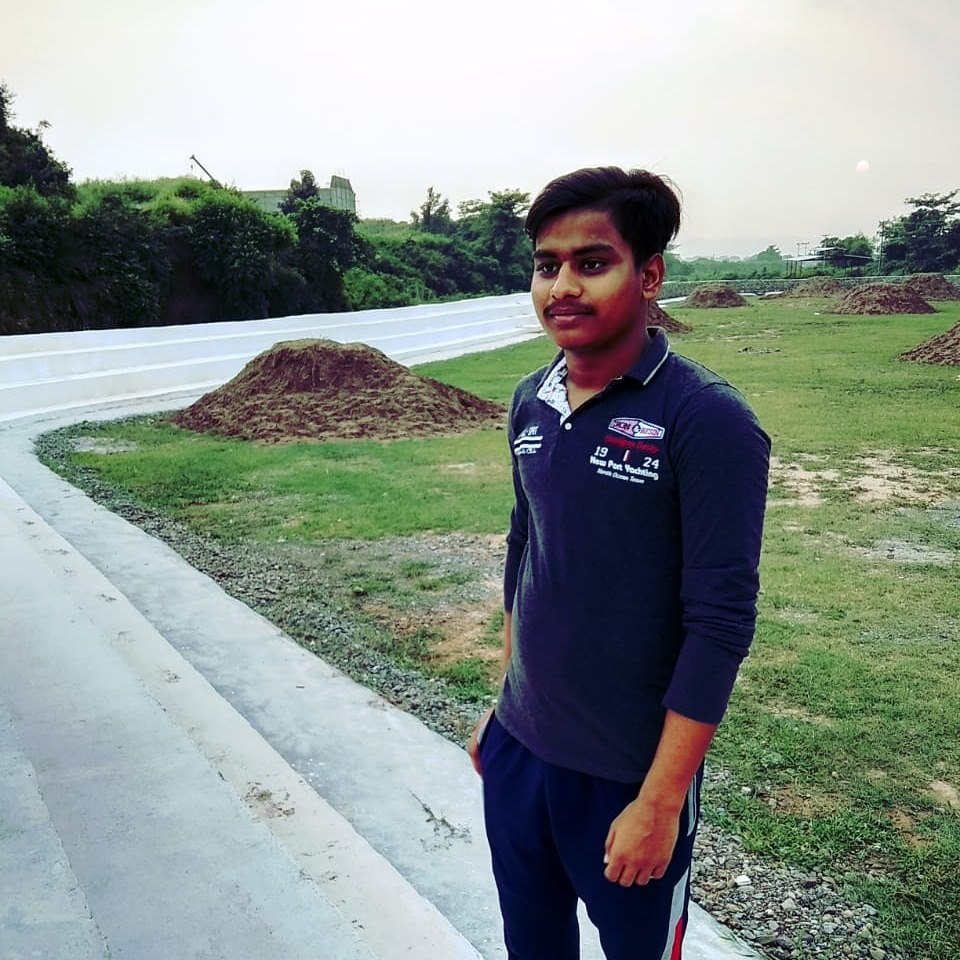
%> input picture me.jpg, 960 x 960 px, given in place of me2.jpg, which was not available
$ octave Experiment2.m   (GNU Octave 9; MATLAB toolbox functions it lacks are replaced by stand-ins)
%> lines starting %> are read from the running program, lines starting %| are printed output that depends on the picture; pictures that were not available may be replaced by others from this repository, and a replacement may not be noted
mygrayimg = imread('me2.jpg');
%> mygrayimg is the input picture: size 960x960x3 uint8; mean R, G, B 137.4, 147, 141.2
scaledimageA = imresize(mygrayimg,[256,256]);
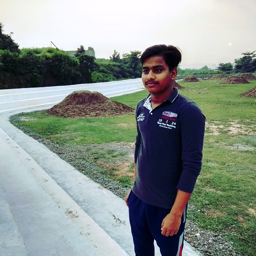
%> scaledimageA: size 256x256x3 uint8; mean R, G, B 137.4, 147, 141.2
subplot(2, 2, 1);
imshow(scaledimageA,[]); title('Original Image A');

% Read the Original Image and resize it to 256 x 256
% Let it be Image B
% Display the Original Image

subplot(2, 2, 2);
mygrayimg1 = imread('me.jpg');
scaledimageB = imresize(mygrayimg1,[256,256]);
imshow(scaledimageB,[]); title('Original Image B');

% Take the complent of Image B and display it
% imcomplement() is used to take complement of the Image

d = imcomplement(scaledimageB);
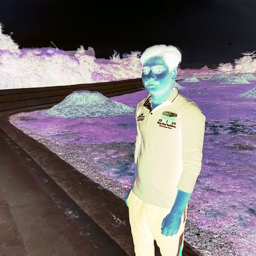
%> d: size 256x256x3 uint8; mean R, G, B 117.6, 108, 113.8
subplot(2, 2, 3);
imshow(d,[]); title('Image complement');

% Add the value 50 to all the pixels of the Image A and display it
% imadd() is used to add a scalar with the image

modbrightimg = imadd(scaledimageA,50);
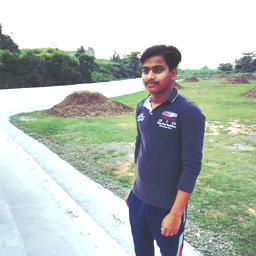
%> modbrightimg: size 256x256x3 uint8; mean R, G, B 179.3, 187.6, 181.1
subplot(2, 2, 4);
imshow(modbrightimg); title('Add Brightness of the Image');
